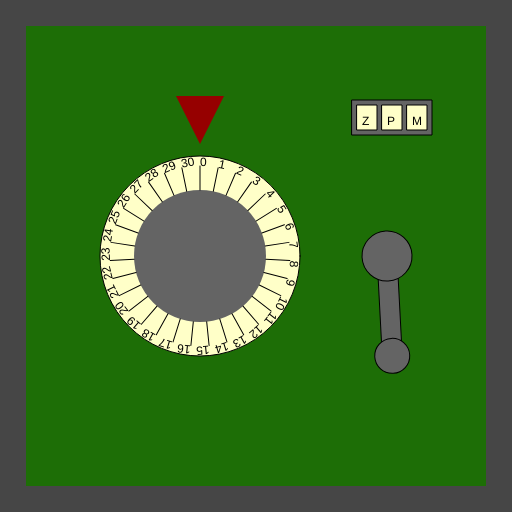
Frame 1 (no input)
Frame 60 (no input): identical to frame 1, image omitted
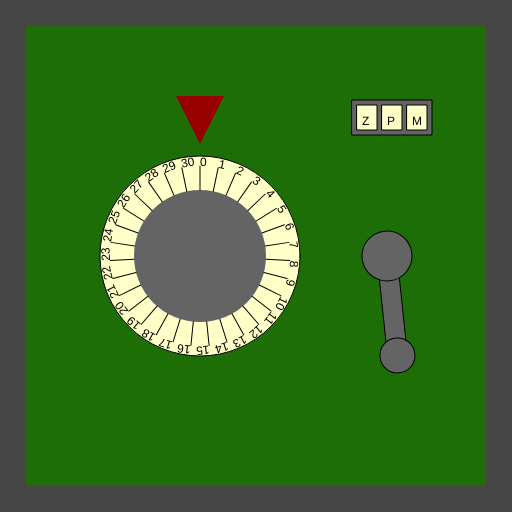
Frame 120 (the mouse pressed at the canvas centre since frame 60)

The p5.js sketch that drew these frames (run headless with seeded random() and noise() and a simulated clock; from frame 60 on, the mouse is pressed at the canvas centre):

// p5.js sketch
// ── sketch.js
/*

Officer: 7817938
CaseNum: 303-1-62679159-7817938

Case 303 - The Case of the Crooked Attorney
Stage 2 - Torvalds' House

This safe is in Torvalds’ home study. Be careful. If you get caught, I don’t know you !

Crack this safe by doing the following:

	When the mouse button is released:
	- Decrement restricted_box_val_0 by 2

	Whilst the mouse is moving:
	- Increment restricted_box_val_1 by 3

	Whilst the mouse is moving:
	- Make restricted_box_val_2 equal to the string "ZPM"

	When any key is pressed:
	- Make restricted_box_val_2 equal to the string "OKJ"



This time you'll need to create the relevant event handlers yourself.

There are many possible ways of investigating this case, but you
should use ONLY the following commands:

	- The assignment operator aka. the equals sign !
	- Incrementing +=
	- Decrementing -=

*/

//declare the variables

var restricted_box_val_0;
var restricted_box_val_1;
var restricted_box_val_2;

function preload() {
  //IMAGES WILL BE LOADED HERE
}

function setup() {
  createCanvas(512, 512);

  //initialise the variables
  restricted_box_val_0 = 0;
  restricted_box_val_1 = 0;
  restricted_box_val_2 = "";
}

///////////////////EVENT HANDLERS///////////////////

//Create event handlers here to open the safe ...
function mouseReleased() {
  restricted_box_val_0 -= 2;
}
function mouseMoved() {
  restricted_box_val_1 += 3;
  restricted_box_val_2 = "ZPM";
}
function keyPressed() {
  restricted_box_val_2 = "OKJ";
}
///////////////DO NOT CHANGE CODE BELOW THIS POINT///////////////////

function draw() {
  //Draw the safe door
  background(70);
  noStroke();
  fill(29, 110, 6);
  rect(26, 26, width - 52, width - 52);

  //Draw the combination dial
  push();
  translate(200, height / 2);
  drawDial(200, restricted_box_val_0, 31);
  pop();

  //Draw the lever
  push();
  translate(width - 125, 256);
  drawLever(restricted_box_val_1);
  pop();

  //Draw the spinner
  push();
  translate(width - 120, 100);
  drawSpinner(3, restricted_box_val_2);
  pop();
}

function drawDial(diameter, num, maxNum) {
  //the combination lock

  var r = diameter * 0.5;
  var p = r * 0.6;

  stroke(0);
  fill(255, 255, 200);
  ellipse(0, 0, diameter, diameter);
  fill(100);
  noStroke();
  ellipse(0, 0, diameter * 0.66, diameter * 0.66);
  fill(150, 0, 0);
  triangle(-p * 0.4, -r - p, p * 0.4, -r - p, 0, -r - p / 5);

  noStroke();

  push();
  var inc = 360 / maxNum;

  rotate(radians(-num * inc));
  for (var i = 0; i < maxNum; i++) {
    push();
    rotate(radians(i * inc));
    stroke(0);
    line(0, -r * 0.66, 0, -(r - 10));
    noStroke();
    fill(0);
    text(i, 0, -(r - 10));
    pop();
  }

  pop();
}

function drawLever(rot) {
  push();
  rotate(radians(-rot));
  stroke(0);
  fill(100);
  rect(-10, 0, 20, 100);
  ellipse(0, 0, 50, 50);
  ellipse(0, 100, 35, 35);
  pop();
}

function drawSpinner(numSpinners, val) {
  var sw = 20;
  var ow = (sw + 5) * numSpinners + 5;
  stroke(0);
  fill(100);
  rect(-ow / 2, 0, ow, 35);
  if (typeof val == "number") {
    val = floor(val).toString(); //convert to string
  }

  for (var d = numSpinners - val.length; d > 0; d--) {
    val = "-" + val;
  }

  for (var i = 0; i < numSpinners; i++) {
    stroke(0);
    fill(255, 255, 200);
    rect(-ow / 2 + i * (sw + 5) + 5, 5, 20, 25);
    fill(0);
    noStroke();
    text(val[i], -ow / 2 + sw / 2 + i * (sw + 5), 25);
  }
}
